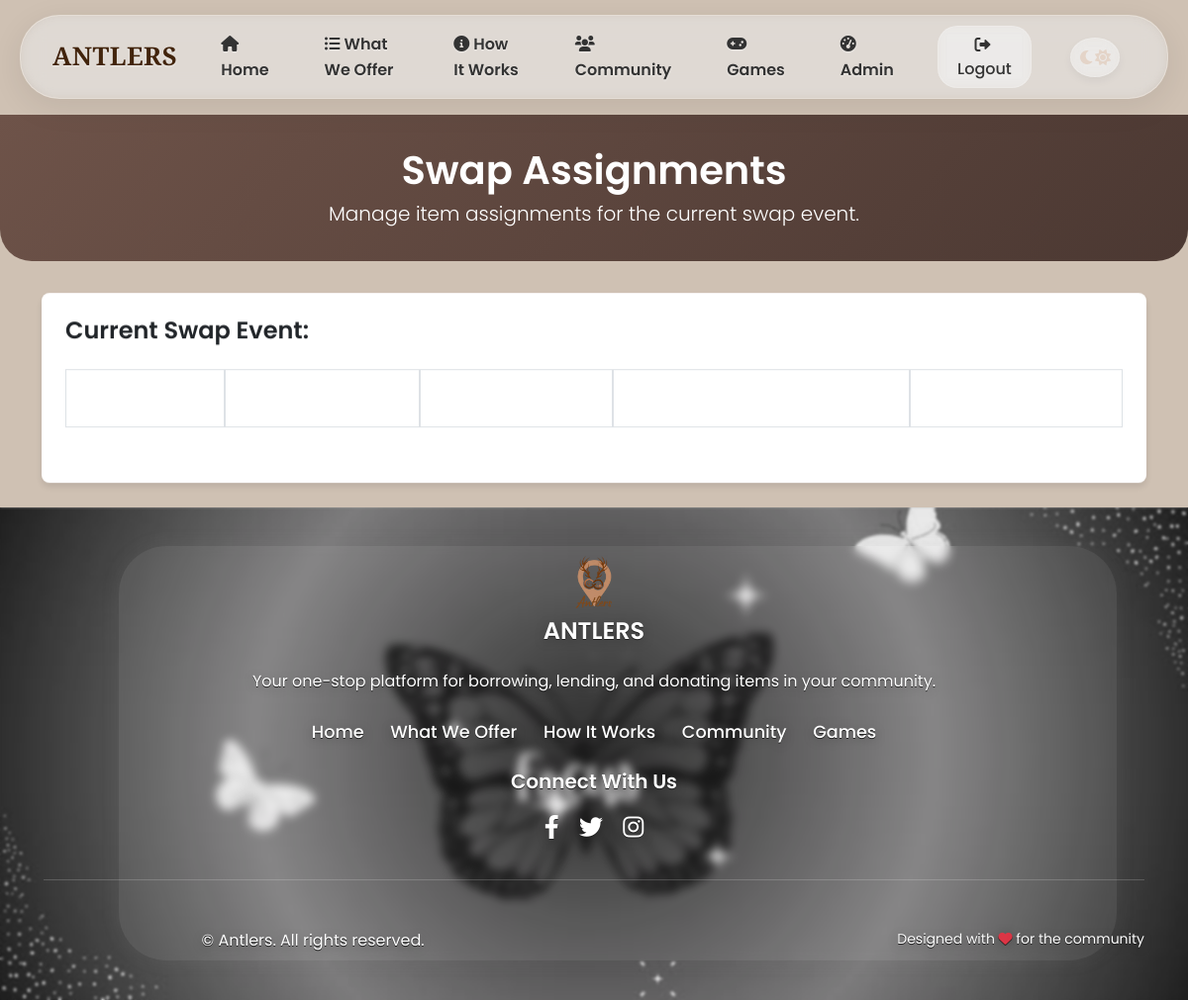
Page /admin/swap-assignments (signed in) on the earlier database version.
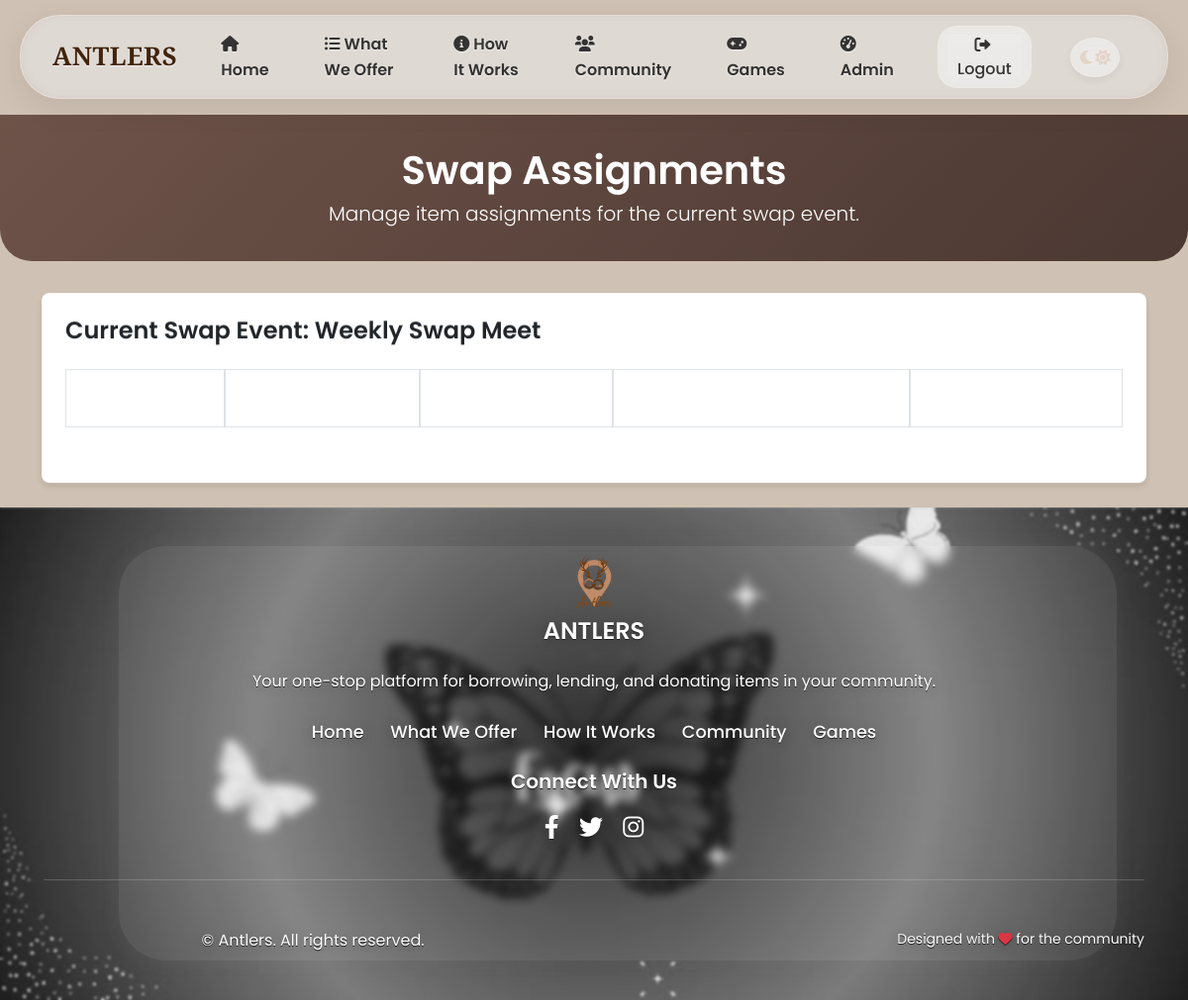
Same page on the later database version.
### app.py (models this page shows)
class SwapEvent(db.Model):
    id = db.Column(db.Integer, primary_key=True)
    name = db.Column(db.String(100), nullable=False)
    description = db.Column(db.Text)
    start_date = db.Column(db.DateTime)
    end_date = db.Column(db.DateTime)
    status = db.Column(db.String(20), default='pending')  # pending, active, completed
    created_at = db.Column(db.DateTime, default=func.now())
    is_weekly = db.Column(db.Boolean, default=True)
    scheduled_day = db.Column(db.String(10), default='Saturday')  # Day of the week for scheduled events
    items = db.relationship('SwapItem', secondary='swap_event_items', backref=db.backref('events', lazy=True))

### app.py (the view)
@app.route('/admin/swap-assignments')
@login_required
def admin_swap_assignments():
    if current_user.role != 'admin':
        flash('You do not have permission to access this page.', 'danger')
        return redirect(url_for('home'))
    current_event = SwapEvent.query.filter(SwapEvent.status.in_(['pending', 'active'])).order_by(SwapEvent.start_date.desc()).first()
    swap_items = []
    if current_event:
        swap_items = current_event.items
    return render_template(
        'admin_swap_assignments.html',
        current_event=current_event,
        swap_items=swap_items
    )

### app.py (called while the page is built)
@login_manager.user_loader
def load_user(user_id):
    return User.query.get(int(user_id))

### templates/admin_swap_assignments.html (shortened to what this page needs)
{% extends "base.html" %}
{% block content %}
<section class="admin-header">
    <div class="container">
        <div class="row justify-content-center">
            <div class="col-lg-8 text-center">
                <h1 class="text-white mb-1">Swap Assignments</h1>
                <p class="lead text-white mb-0">Manage item assignments for the current swap event.</p>
            </div>
        </div>
    </div>
</section>
<div class="container">
    <div class="card mb-4">
        <div class="card-body">
            <div class="d-flex justify-content-between align-items-center mb-4">
                <h4 class="mb-0">Current Swap Event: {{ current_event.name }}</h4>
            </div>
            <table class="assignments-table">
                <thead>
                    <tr>
                        <th>Item</th>
                        <th>Owner</th>
                        <th>Status</th>
                        <th>Assigned To</th>
                        <th>Actions</th>
                    </tr>
                </thead>
            </table>
        </div>
    </div>
</div>
{% endblock %}

Differences in the rows shown:
added SwapEvent: name "Weekly Swap Meet"
